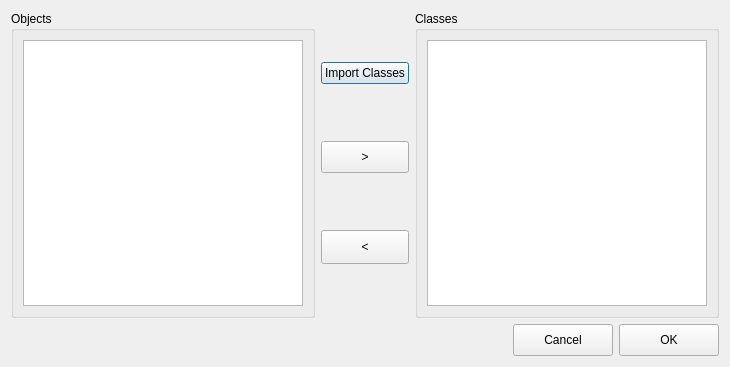
<?xml version="1.0" encoding="UTF-8"?>
<ui version="4.0">
 <class>ClassDialog</class>
 <widget class="QDialog" name="ClassDialog">
  <property name="geometry">
   <rect>
    <x>0</x>
    <y>0</y>
    <width>730</width>
    <height>367</height>
   </rect>
  </property>
  <property name="windowTitle">
   <string>ClassDialog</string>
  </property>
  <layout class="QGridLayout" name="gridLayout_4">
   <item row="0" column="0" colspan="3">
    <layout class="QGridLayout" name="gridLayout_3">
     <item row="0" column="0">
      <widget class="QGroupBox" name="groupBox_2">
       <property name="minimumSize">
        <size>
         <width>189</width>
         <height>261</height>
        </size>
       </property>
       <property name="title">
        <string>Objects</string>
       </property>
       <layout class="QGridLayout" name="gridLayout_5">
        <item row="0" column="0">
         <widget class="QListView" name="listView">
          <property name="sizePolicy">
           <sizepolicy hsizetype="Expanding" vsizetype="Expanding">
            <horstretch>0</horstretch>
            <verstretch>0</verstretch>
           </sizepolicy>
          </property>
          <property name="minimumSize">
           <size>
            <width>0</width>
            <height>0</height>
           </size>
          </property>
          <property name="editTriggers">
           <set>QAbstractItemView::NoEditTriggers</set>
          </property>
          <property name="selectionMode">
           <enum>QAbstractItemView::ExtendedSelection</enum>
          </property>
          <property name="selectionBehavior">
           <enum>QAbstractItemView::SelectRows</enum>
          </property>
         </widget>
        </item>
       </layout>
      </widget>
     </item>
     <item row="0" column="1">
      <layout class="QGridLayout" name="gridLayout">
       <item row="0" column="0">
        <widget class="QPushButton" name="importButton">
         <property name="text">
          <string>Import Classes</string>
         </property>
        </widget>
       </item>
       <item row="1" column="0">
        <widget class="QPushButton" name="addButton">
         <property name="minimumSize">
          <size>
           <width>80</width>
           <height>32</height>
          </size>
         </property>
         <property name="text">
          <string>&gt;</string>
         </property>
        </widget>
       </item>
       <item row="2" column="0">
        <widget class="QPushButton" name="removeButton">
         <property name="minimumSize">
          <size>
           <width>80</width>
           <height>34</height>
          </size>
         </property>
         <property name="text">
          <string>&lt;</string>
         </property>
        </widget>
       </item>
      </layout>
     </item>
     <item row="0" column="2">
      <widget class="QGroupBox" name="modelsGroupBox">
       <property name="title">
        <string>Classes</string>
       </property>
       <layout class="QGridLayout" name="gridLayout_2">
        <item row="0" column="0">
         <widget class="QListView" name="listView_2">
          <property name="minimumSize">
           <size>
            <width>0</width>
            <height>0</height>
           </size>
          </property>
          <property name="editTriggers">
           <set>QAbstractItemView::NoEditTriggers</set>
          </property>
          <property name="alternatingRowColors">
           <bool>true</bool>
          </property>
          <property name="selectionMode">
           <enum>QAbstractItemView::ExtendedSelection</enum>
          </property>
          <property name="selectionBehavior">
           <enum>QAbstractItemView::SelectRows</enum>
          </property>
         </widget>
        </item>
       </layout>
      </widget>
     </item>
    </layout>
   </item>
   <item row="1" column="0">
    <spacer name="horizontalSpacer">
     <property name="sizePolicy">
      <sizepolicy hsizetype="Expanding" vsizetype="Minimum">
       <horstretch>0</horstretch>
       <verstretch>0</verstretch>
      </sizepolicy>
     </property>
     <property name="orientation">
      <enum>Qt::Horizontal</enum>
     </property>
     <property name="sizeType">
      <enum>QSizePolicy::Expanding</enum>
     </property>
     <property name="sizeHint" stdset="0">
      <size>
       <width>412</width>
       <height>20</height>
      </size>
     </property>
    </spacer>
   </item>
   <item row="1" column="1">
    <widget class="QPushButton" name="cancelButton">
     <property name="minimumSize">
      <size>
       <width>100</width>
       <height>32</height>
      </size>
     </property>
     <property name="maximumSize">
      <size>
       <width>100</width>
       <height>32</height>
      </size>
     </property>
     <property name="text">
      <string>Cancel</string>
     </property>
    </widget>
   </item>
   <item row="1" column="2">
    <widget class="QPushButton" name="okButton">
     <property name="minimumSize">
      <size>
       <width>100</width>
       <height>32</height>
      </size>
     </property>
     <property name="maximumSize">
      <size>
       <width>100</width>
       <height>32</height>
      </size>
     </property>
     <property name="text">
      <string>OK</string>
     </property>
    </widget>
   </item>
  </layout>
 </widget>
 <resources/>
 <connections/>
</ui>
